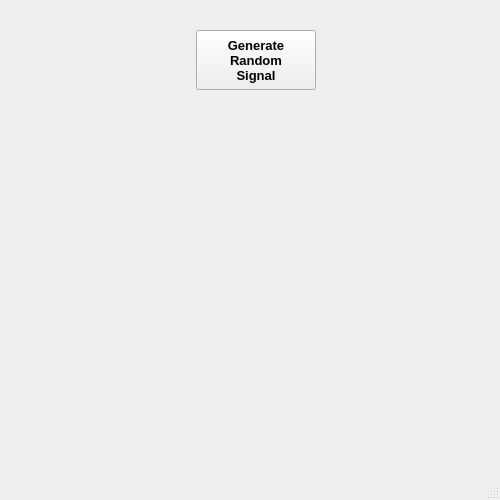
<?xml version="1.0" encoding="UTF-8"?>
<ui version="4.0">
 <class>MainWindow</class>
 <widget class="QMainWindow" name="MainWindow">
  <property name="geometry">
   <rect>
    <x>0</x>
    <y>0</y>
    <width>500</width>
    <height>500</height>
   </rect>
  </property>
  <property name="windowTitle">
   <string>MainWindow</string>
  </property>
  <widget class="QWidget" name="centralwidget">
   <widget class="QWidget" name="horizontalLayoutWidget">
    <property name="geometry">
     <rect>
      <x>20</x>
      <y>20</y>
      <width>471</width>
      <height>80</height>
     </rect>
    </property>
    <layout class="QHBoxLayout" name="horizontalLayout">
     <item>
      <spacer name="horizontalSpacer_2">
       <property name="orientation">
        <enum>Qt::Horizontal</enum>
       </property>
       <property name="sizeHint" stdset="0">
        <size>
         <width>40</width>
         <height>20</height>
        </size>
       </property>
      </spacer>
     </item>
     <item>
      <widget class="QPushButton" name="pushButton_generate_random_signal">
       <property name="minimumSize">
        <size>
         <width>120</width>
         <height>60</height>
        </size>
       </property>
       <property name="font">
        <font>
         <pointsize>10</pointsize>
         <weight>75</weight>
         <bold>true</bold>
        </font>
       </property>
       <property name="text">
        <string>Generate
Random
Signal</string>
       </property>
      </widget>
     </item>
     <item>
      <spacer name="horizontalSpacer">
       <property name="orientation">
        <enum>Qt::Horizontal</enum>
       </property>
       <property name="sizeHint" stdset="0">
        <size>
         <width>40</width>
         <height>20</height>
        </size>
       </property>
      </spacer>
     </item>
    </layout>
   </widget>
   <widget class="MplWidget" name="MplWidget" native="true">
    <property name="geometry">
     <rect>
      <x>20</x>
      <y>110</y>
      <width>461</width>
      <height>351</height>
     </rect>
    </property>
   </widget>
  </widget>
  <widget class="QMenuBar" name="menubar">
   <property name="geometry">
    <rect>
     <x>0</x>
     <y>0</y>
     <width>500</width>
     <height>21</height>
    </rect>
   </property>
  </widget>
  <widget class="QStatusBar" name="statusbar"/>
 </widget>
 <customwidgets>
  <customwidget>
   <class>MplWidget</class>
   <extends>QWidget</extends>
   <header>mplwidget.h</header>
   <container>1</container>
  </customwidget>
 </customwidgets>
 <resources/>
 <connections/>
</ui>
